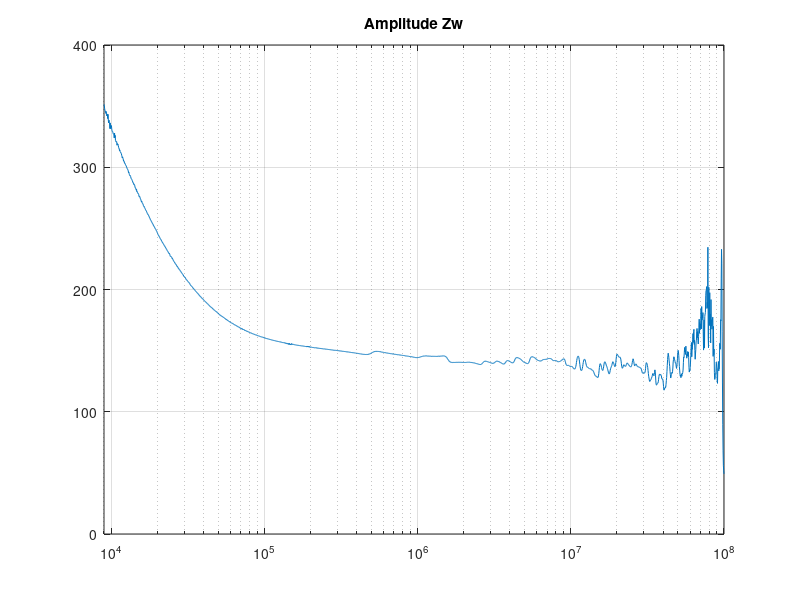
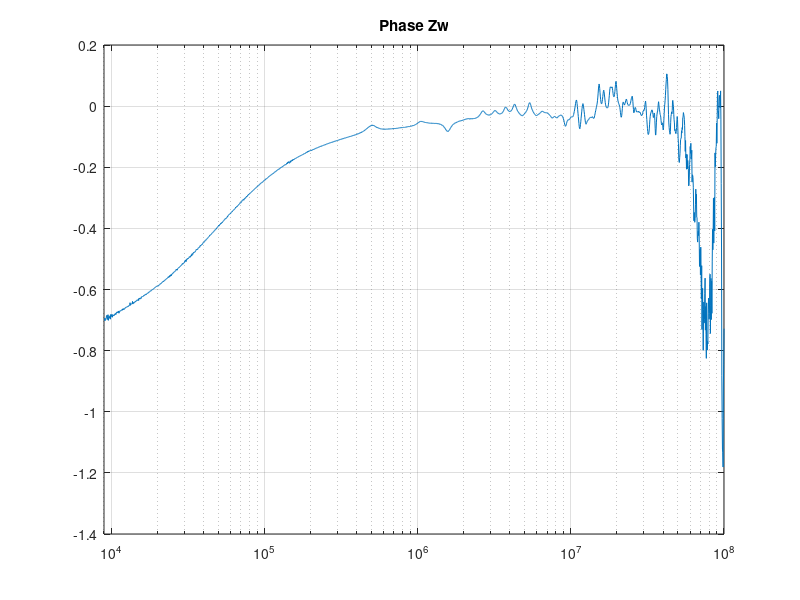
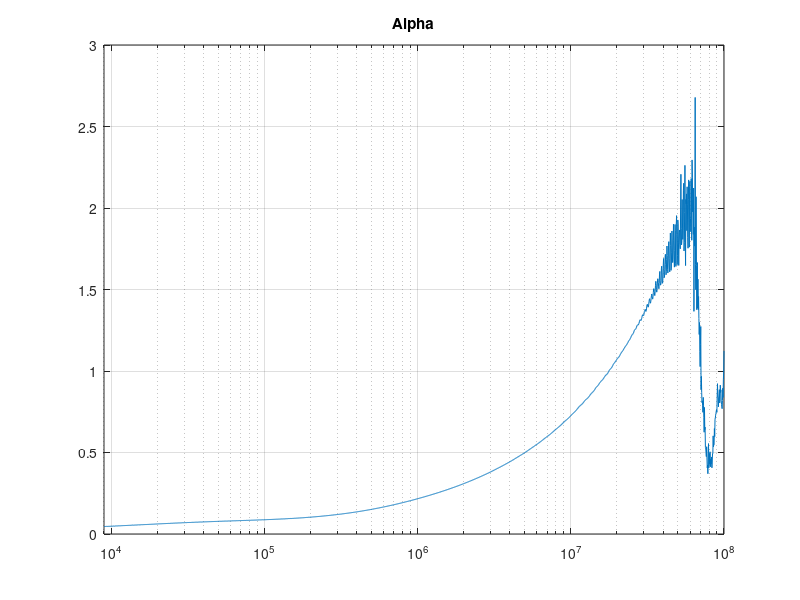
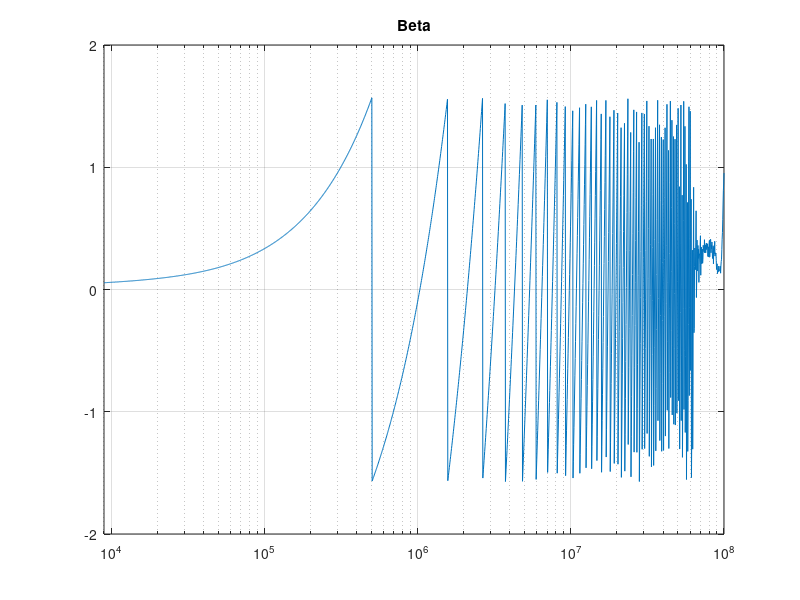

The MATLAB source for these figures, in order:
clear all; close all;
%Import data
tem1 = importdata('bal_open.txt',';',1);
tem11 = tem1.data;
freq = tem11(:,1); %frequency
bal_open_res11 = tem11(:,2);
bal_open_ims11 = tem11(:,3);

tem2 = importdata('bal_short.txt',';',1);
tem12 = tem2.data;
bal_short_res11 = tem12(:,2);
bal_short_ims11 = tem12(:,3);

tem3 = importdata('bal_term.txt',';',1);
tem13 = tem3.data;
bal_term_res11 = tem13(:,2);
bal_term_ims11 = tem13(:,3);

tem4 = importdata('cabopen.txt',';',1);
tem14 = tem4.data;
tel_open_res11 = tem14(:,2);
tel_open_ims11 = tem14(:,3);

tem5 = importdata('cabshort.txt',';',1);
tem15 = tem5.data;
tel_short_res11 = tem15(:,2);
tel_short_ims11 = tem15(:,3);
%%
%Represent BAL, TEL data in complex
B_open = bal_open_res11+1i*bal_open_ims11; %Bal open
B_short = bal_short_res11+1i*bal_short_ims11; %Bal short
B_term = bal_term_res11+1i*bal_term_ims11; %Bal term
T_open = tel_open_res11+1i*tel_open_ims11; %Tel open
T_short = tel_short_res11+1i*tel_short_ims11; %Tel short

%Calculate BAL open, short, temi impedence
Z_o = 50.*(1.-B_open)./(1.+B_open); %Bal Impedence open
Z_s = 50.*(1.-B_short)./(1.+B_short); %Bal Impedence short
Z_t = 50.*(1.-B_term)./(1.+B_term); %Bal Impedence termi

%Calculate ABCD matrix 
A = Z_o.*sqrt((Z_s - Z_t)./(50.*(Z_t-Z_o).*(Z_o-Z_s)));
B = Z_s.*sqrt(50.*(Z_t - Z_o)./((Z_s-Z_t).*(Z_o-Z_s)));
C = sqrt((Z_s - Z_t)./(50.*(Z_t-Z_o).*(Z_o-Z_s)));
D = sqrt(50.*(Z_t - Z_o)./((Z_s-Z_t).*(Z_o-Z_s)));

%Calculate Tel open, short impedence
Zt_o = 50.*(1.-T_open)./(1.+T_open); %Tel Impedence open
Zt_s = 50.*(1.-T_short)./(1.+T_short); %Tel Impedence short

%Calculate actual impedence
Zta_o = (B-D.*Zt_o)./(C.*Zt_o-A);
Zta_s = (B-D.*Zt_s)./(C.*Zt_s-A);

%Get Cable properties, Zw, Secondary line parameter(gamma)
Zw = sqrt(Zta_o .*Zta_s);
m_Zw = abs(Zw); %Magnitude Zw
p_Zw = angle(Zw); %Phase Zw
g = atanh(sqrt(Zta_s./Zta_o)); %gamma = alpha+jbetha
alp=real(g); %alpha
bet=imag(g); %betha

%Plot graph
figure(1);
semilogx(freq, m_Zw);
grid on; xlim([9e3,1e8]); title('Amplitude Zw');

figure(2);
semilogx(freq, p_Zw);
grid on; xlim([9e3,1e8]); title('Phase Zw');
 
figure(3);
semilogx(freq, alp);
grid on; xlim([9e3,1e8]); title('Alpha');

figure(4);
semilogx(freq, bet);
grid on; xlim([9e3,1e8]); title('Beta');